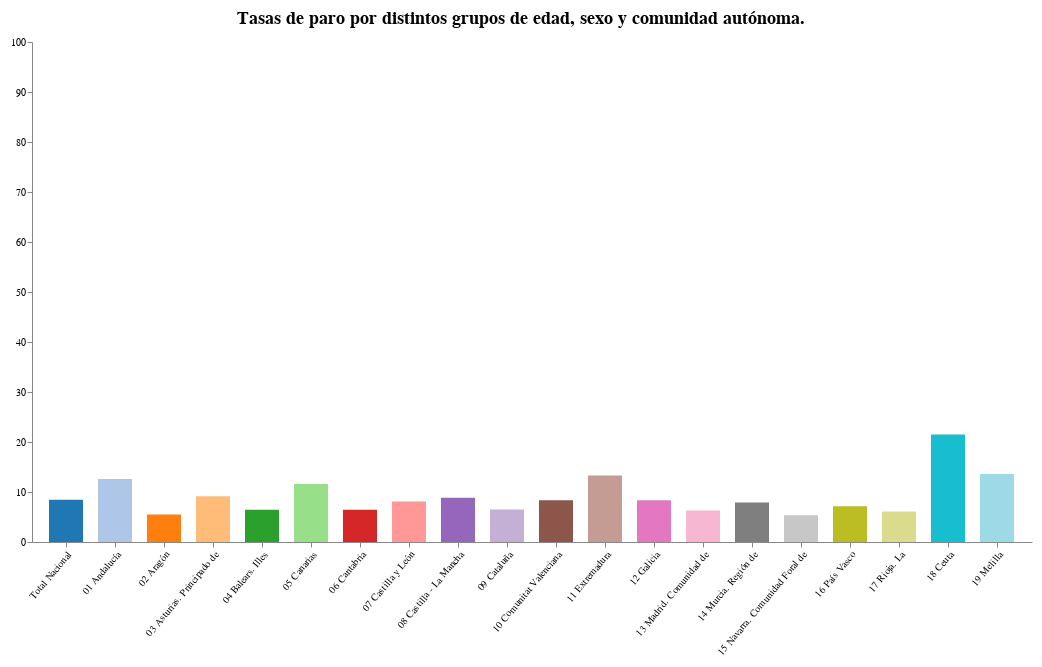

The Vega-Lite source for this figure:
### Vega specification from a JSON file in a GitHub repository (floating-point values rounded to 4 significant figures; data arrays with more than 128 entries replaced by an {"elided": "..."} marker saying what was removed)
{"$schema": "https://vega.github.io/schema/vega/v5.json", "description": "A basic bar chart example, with value labels shown upon mouse hover. Modified by Javier Vidal Ruano for PAIPO's final assignment.", "title": {"anchor": "middle", "baseline": "line-top", "fontSize": 18, "orient": "top", "text": "Tasas de paro por distintos grupos de edad, sexo y comunidad autónoma."}, "width": 1000, "height": 500, "padding": 10, "data": [{"name": "dataset", "values": {"elided": "6720 records"}, "transform": [{"type": "filter", "expr": "datum.edad == edad && datum.periodo == periodo && datum.sexo == sexo"}]}], "signals": [{"name": "tooltip", "value": {}, "on": [{"events": "rect:mouseover", "update": "datum"}, {"events": "rect:mouseout", "update": "{}"}]}, {"name": "periodo", "value": 2006, "bind": {"input": "range", "name": "Periodo", "min": 2006, "max": 2021, "step": 1}}, {"name": "edad", "value": "Total", "bind": {"input": "select", "name": "Edad", "options": ["Total", "Menores de 25 años", "25 y más años", "De 16 a 19 años", "De 20 a 24 años", "De 25 a 54 años", "55 y más años"]}}, {"name": "sexo", "value": "Ambos sexos", "bind": {"input": "radio", "name": "Sexo", "options": ["Ambos sexos", "Hombres", "Mujeres"]}}], "scales": [{"name": "xscale", "type": "band", "domain": {"data": "dataset", "field": "comunidades"}, "range": "width", "padding": 0.3, "round": true}, {"name": "yscale", "domain": [0, 100], "nice": true, "range": "height"}, {"name": "colorscale", "type": "ordinal", "domain": {"data": "dataset", "field": "comunidades"}, "range": {"scheme": "category20"}}], "axes": [{"orient": "bottom", "scale": "xscale", "encode": {"labels": {"update": {"angle": {"value": -50}, "fontSize": {"value": 10}, "align": {"value": "right"}}}}}, {"orient": "left", "scale": "yscale"}], "marks": [{"type": "rect", "from": {"data": "dataset"}, "encode": {"enter": {"x": {"scale": "xscale", "field": "comunidades"}, "width": {"scale": "xscale", "band": 1}, "y": {"scale": "yscale", "field": "total"}, "y2": {"scale": "yscale", "value": 0}}, "update": {"fill": {"scale": "colorscale", "field": "comunidades"}}, "hover": {"fill": {"value": "#FF2125"}}}}, {"type": "text", "encode": {"enter": {"align": {"value": "center"}, "baseline": {"value": "bottom"}, "fill": {"value": "#333"}}, "update": {"x": {"scale": "xscale", "signal": "tooltip.comunidades", "band": 0.5}, "y": {"scale": "yscale", "signal": "tooltip.total", "offset": -2}, "text": {"signal": "tooltip.total"}, "fillOpacity": [{"test": "datum === tooltip", "value": 0}, {"value": 1}]}}}]}
